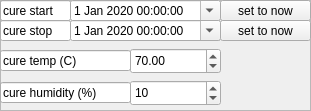
  <widget class="QFrame" name="frame">
   <property name="geometry">
    <rect>
     <x>770</x>
     <y>140</y>
     <width>311</width>
     <height>111</height>
    </rect>
   </property>
   <property name="frameShape">
    <enum>QFrame::StyledPanel</enum>
   </property>
   <property name="frameShadow">
    <enum>QFrame::Raised</enum>
   </property>
   <widget class="QLineEdit" name="lineEdit_29">
    <property name="geometry">
     <rect>
      <x>0</x>
      <y>20</y>
      <width>71</width>
      <height>21</height>
     </rect>
    </property>
    <property name="text">
     <string>cure stop</string>
    </property>
    <property name="readOnly">
     <bool>true</bool>
    </property>
   </widget>
   <widget class="QLineEdit" name="lineEdit_28">
    <property name="geometry">
     <rect>
      <x>0</x>
      <y>0</y>
      <width>71</width>
      <height>21</height>
     </rect>
    </property>
    <property name="text">
     <string>cure start</string>
    </property>
    <property name="readOnly">
     <bool>true</bool>
    </property>
   </widget>
   <widget class="QLineEdit" name="lineEdit_9">
    <property name="geometry">
     <rect>
      <x>0</x>
      <y>82</y>
      <width>131</width>
      <height>21</height>
     </rect>
    </property>
    <property name="text">
     <string>cure humidity (%)</string>
    </property>
    <property name="readOnly">
     <bool>true</bool>
    </property>
   </widget>
   <widget class="QDoubleSpinBox" name="dsbCureTemperature">
    <property name="geometry">
     <rect>
      <x>130</x>
      <y>48</y>
      <width>91</width>
      <height>26</height>
     </rect>
    </property>
    <property name="value">
     <double>70.000000000000000</double>
    </property>
   </widget>
   <widget class="QPushButton" name="pbCureStopNow">
    <property name="geometry">
     <rect>
      <x>220</x>
      <y>20</y>
      <width>91</width>
      <height>21</height>
     </rect>
    </property>
    <property name="text">
     <string>set to now</string>
    </property>
   </widget>
   <widget class="QDateTimeEdit" name="dtCureStart">
    <property name="geometry">
     <rect>
      <x>70</x>
      <y>0</y>
      <width>151</width>
      <height>21</height>
     </rect>
    </property>
    <property name="dateTime">
     <datetime>
      <hour>0</hour>
      <minute>0</minute>
      <second>0</second>
      <year>2020</year>
      <month>1</month>
      <day>1</day>
     </datetime>
    </property>
    <property name="maximumDate">
     <date>
      <year>2030</year>
      <month>12</month>
      <day>31</day>
     </date>
    </property>
    <property name="minimumDate">
     <date>
      <year>2000</year>
      <month>1</month>
      <day>1</day>
     </date>
    </property>
    <property name="calendarPopup">
     <bool>true</bool>
    </property>
   </widget>
   <widget class="QDateTimeEdit" name="dtCureStop">
    <property name="geometry">
     <rect>
      <x>70</x>
      <y>20</y>
      <width>151</width>
      <height>21</height>
     </rect>
    </property>
    <property name="dateTime">
     <datetime>
      <hour>0</hour>
      <minute>0</minute>
      <second>0</second>
      <year>2020</year>
      <month>1</month>
      <day>1</day>
     </datetime>
    </property>
    <property name="maximumDate">
     <date>
      <year>2030</year>
      <month>12</month>
      <day>31</day>
     </date>
    </property>
    <property name="minimumDate">
     <date>
      <year>2000</year>
      <month>1</month>
      <day>1</day>
     </date>
    </property>
    <property name="calendarPopup">
     <bool>true</bool>
    </property>
   </widget>
   <widget class="QSpinBox" name="sbCureHumidity">
    <property name="geometry">
     <rect>
      <x>130</x>
      <y>80</y>
      <width>91</width>
      <height>26</height>
     </rect>
    </property>
    <property name="value">
     <number>10</number>
    </property>
   </widget>
   <widget class="QLineEdit" name="lineEdit_8">
    <property name="geometry">
     <rect>
      <x>0</x>
      <y>50</y>
      <width>131</width>
      <height>21</height>
     </rect>
    </property>
    <property name="text">
     <string>cure temp (C)</string>
    </property>
    <property name="readOnly">
     <bool>true</bool>
    </property>
   </widget>
   <widget class="QPushButton" name="pbCureStartNow">
    <property name="geometry">
     <rect>
      <x>220</x>
      <y>0</y>
      <width>91</width>
      <height>21</height>
     </rect>
    </property>
    <property name="text">
     <string>set to now</string>
    </property>
   </widget>
  </widget>
